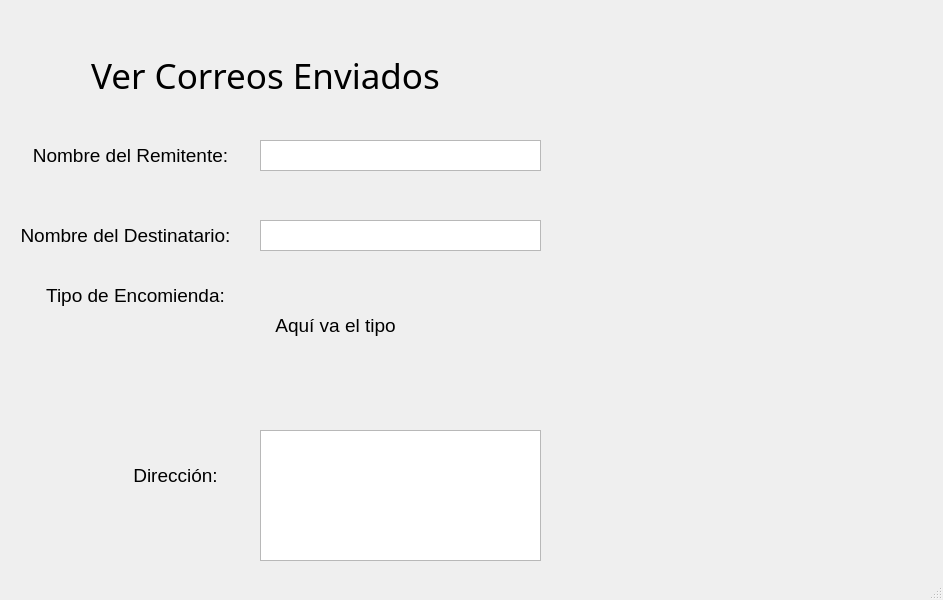
<?xml version="1.0" encoding="UTF-8"?>
<ui version="4.0">
 <class>VerCorreosEnviados</class>
 <widget class="QMainWindow" name="VerCorreosEnviados">
  <property name="geometry">
   <rect>
    <x>0</x>
    <y>0</y>
    <width>943</width>
    <height>600</height>
   </rect>
  </property>
  <property name="windowTitle">
   <string>Ver Correos</string>
  </property>
  <property name="windowIcon">
   <iconset resource="vercorreosresources.qrc">
    <normaloff>:/vercorreos.png</normaloff>:/vercorreos.png</iconset>
  </property>
  <widget class="QWidget" name="centralwidget">
   <widget class="QLabel" name="label_5">
    <property name="geometry">
     <rect>
      <x>30</x>
      <y>50</y>
      <width>471</width>
      <height>51</height>
     </rect>
    </property>
    <property name="font">
     <font>
      <family>Saab</family>
      <pointsize>26</pointsize>
     </font>
    </property>
    <property name="text">
     <string>Ver Correos Enviados</string>
    </property>
    <property name="alignment">
     <set>Qt::AlignCenter</set>
    </property>
   </widget>
   <widget class="QLabel" name="label">
    <property name="geometry">
     <rect>
      <x>20</x>
      <y>140</y>
      <width>221</width>
      <height>31</height>
     </rect>
    </property>
    <property name="font">
     <font>
      <family>Arial</family>
      <pointsize>14</pointsize>
     </font>
    </property>
    <property name="layoutDirection">
     <enum>Qt::LeftToRight</enum>
    </property>
    <property name="text">
     <string>Nombre del Remitente:</string>
    </property>
    <property name="alignment">
     <set>Qt::AlignCenter</set>
    </property>
   </widget>
   <widget class="QTextEdit" name="textEdit">
    <property name="geometry">
     <rect>
      <x>260</x>
      <y>140</y>
      <width>281</width>
      <height>31</height>
     </rect>
    </property>
    <property name="font">
     <font>
      <family>Arial</family>
      <pointsize>12</pointsize>
     </font>
    </property>
   </widget>
   <widget class="QLabel" name="label_2">
    <property name="geometry">
     <rect>
      <x>20</x>
      <y>220</y>
      <width>211</width>
      <height>31</height>
     </rect>
    </property>
    <property name="font">
     <font>
      <family>Arial</family>
      <pointsize>14</pointsize>
     </font>
    </property>
    <property name="layoutDirection">
     <enum>Qt::LeftToRight</enum>
    </property>
    <property name="text">
     <string>Nombre del Destinatario:</string>
    </property>
    <property name="alignment">
     <set>Qt::AlignCenter</set>
    </property>
   </widget>
   <widget class="QTextEdit" name="textEdit_2">
    <property name="geometry">
     <rect>
      <x>260</x>
      <y>220</y>
      <width>281</width>
      <height>31</height>
     </rect>
    </property>
    <property name="font">
     <font>
      <family>Arial</family>
      <pointsize>12</pointsize>
     </font>
    </property>
   </widget>
   <widget class="QLabel" name="label_3">
    <property name="geometry">
     <rect>
      <x>30</x>
      <y>280</y>
      <width>211</width>
      <height>31</height>
     </rect>
    </property>
    <property name="font">
     <font>
      <family>Arial</family>
      <pointsize>14</pointsize>
     </font>
    </property>
    <property name="layoutDirection">
     <enum>Qt::LeftToRight</enum>
    </property>
    <property name="text">
     <string>Tipo de Encomienda:</string>
    </property>
    <property name="alignment">
     <set>Qt::AlignCenter</set>
    </property>
   </widget>
   <widget class="QLabel" name="label_4">
    <property name="geometry">
     <rect>
      <x>230</x>
      <y>310</y>
      <width>211</width>
      <height>31</height>
     </rect>
    </property>
    <property name="font">
     <font>
      <family>Arial</family>
      <pointsize>14</pointsize>
     </font>
    </property>
    <property name="layoutDirection">
     <enum>Qt::LeftToRight</enum>
    </property>
    <property name="text">
     <string>Aquí va el tipo</string>
    </property>
    <property name="alignment">
     <set>Qt::AlignCenter</set>
    </property>
   </widget>
   <widget class="QLabel" name="label_6">
    <property name="geometry">
     <rect>
      <x>70</x>
      <y>460</y>
      <width>211</width>
      <height>31</height>
     </rect>
    </property>
    <property name="font">
     <font>
      <family>Arial</family>
      <pointsize>14</pointsize>
     </font>
    </property>
    <property name="layoutDirection">
     <enum>Qt::LeftToRight</enum>
    </property>
    <property name="text">
     <string>Dirección:</string>
    </property>
    <property name="alignment">
     <set>Qt::AlignCenter</set>
    </property>
   </widget>
   <widget class="QTextEdit" name="textEdit_3">
    <property name="geometry">
     <rect>
      <x>260</x>
      <y>430</y>
      <width>281</width>
      <height>131</height>
     </rect>
    </property>
    <property name="font">
     <font>
      <family>Arial</family>
      <pointsize>12</pointsize>
     </font>
    </property>
   </widget>
   <widget class="QLabel" name="label_7">
    <property name="geometry">
     <rect>
      <x>660</x>
      <y>120</y>
      <width>211</width>
      <height>221</height>
     </rect>
    </property>
    <property name="font">
     <font>
      <pointsize>10</pointsize>
     </font>
    </property>
    <property name="text">
     <string/>
    </property>
    <property name="textFormat">
     <enum>Qt::PlainText</enum>
    </property>
    <property name="pixmap">
     <pixmap resource="gifemail.qrc">:/emailconmovimiento.gif</pixmap>
    </property>
    <property name="scaledContents">
     <bool>true</bool>
    </property>
   </widget>
  </widget>
  <widget class="QStatusBar" name="statusbar"/>
 </widget>
 <resources>
  <include location="gifemail.qrc"/>
  <include location="vercorreosresources.qrc"/>
 </resources>
 <connections/>
</ui>
